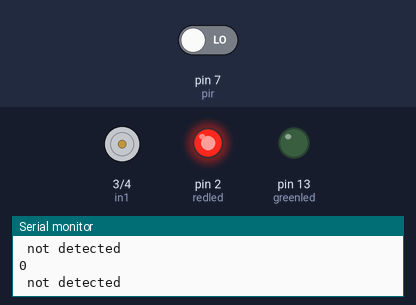
Bench run of a sketch on a simulated Arduino Uno, built with avr-gcc and run on an emulated ATmega328P. Shown: motor-driver pin pairs drawn as motors (green arrow = first pin HIGH = forward, orange = second pin HIGH = backward, longer = more drive), output pins drawn as LEDs (lit = HIGH), the last lines printed to the serial monitor. The inputs (shaded band) are chosen by the test bench; at power-on: pin 7 (pir) LOW.

Above: at 4.8 s.
4.9 s: pin 7 (pir) driven HIGH
At 7.2 s:
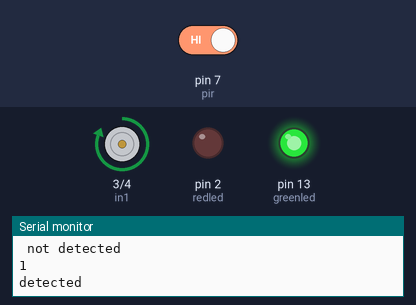
7.6 s: pin 7 (pir) driven LOW
At 8.9 s:
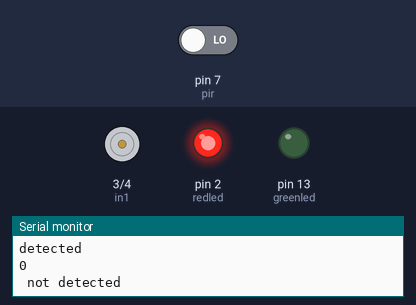
Timing chart, 0 to 10.6 s (numbered marks = the images above; inputs shaded):
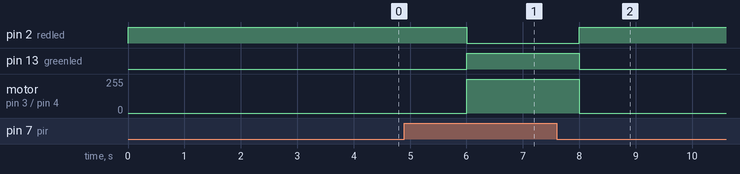

Measured:
- after the input at 4.9 s, pin 2 (redled): HIGH → LOW after 1.1 s; pin 13 (greenled): LOW → HIGH after 1.1 s; motor on pin 3 (in1) / pin 4 (in2): stopped → forward 255/255 after 1.1 s
- after the input at 7.6 s, pin 2 (redled): LOW → HIGH after 0.40 s; pin 13 (greenled): HIGH → LOW after 0.40 s; motor on pin 3 (in1) / pin 4 (in2): forward 255/255 → stopped after 0.40 s

The sketch:

Automatic_gate_open_and_close_system.ino
```cpp
int a; // variable for sensor value storage
int pir=7; // pir sensor pin
int greenled=13; //green led pin
int redled=2; //redledpin
int in1=3; // motordriver in1
int in2=4; // motordriver in2
void setup() {
  pinMode(greenled,OUTPUT);
  pinMode(redled,OUTPUT);
  pinMode(in1,OUTPUT);
  pinMode(in2,OUTPUT);
  Serial.begin(9600); // initializing serial baudrate value
  // put your setup code here, to run once:

}

void loop() {
  a=digitalRead(pir); // reading the value from pir sensor
  Serial.println(a); // printing pir value 0 or 1
  if(a==1)           // comparing a (pir value) with 1
  {
  Serial.println("detected"); // pir status
  digitalWrite(greenled,HIGH); // greenled output on
  digitalWrite(redled,LOW); // redled output off
  digitalWrite(in1,HIGH); // motor on forward
   digitalWrite(in2,LOW);// motor off reverse direction
delay(2000); // delay
}
  else
  {
     Serial.println(" not detected"); // pir status
  digitalWrite(greenled,LOW); // greenled output on
  digitalWrite(redled,HIGH); // redled output off
  digitalWrite(in1,LOW); // motor on forward
   digitalWrite(in2,LOW);// motor off reverse direction
delay(2000); // delay

  }

  // put your main code here, to run repeatedly:

}
```
